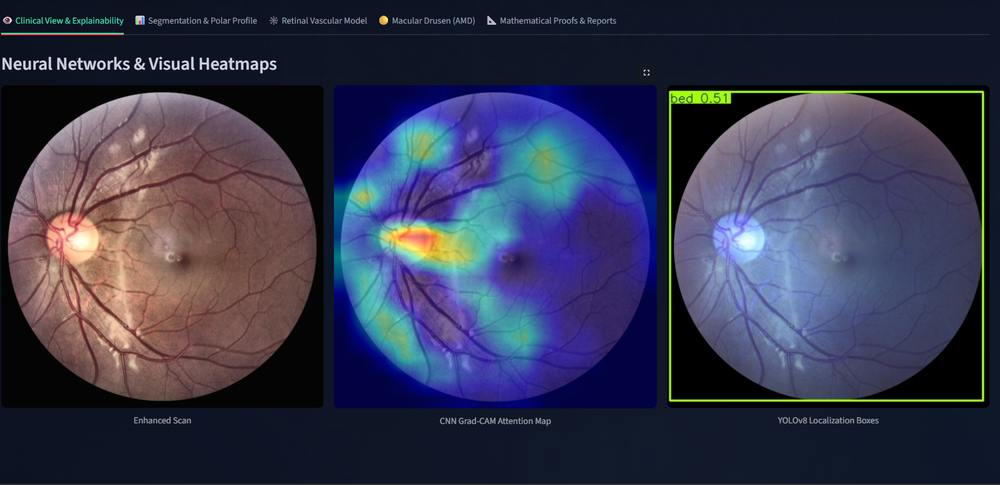
#> input picture assets/diagnostic-workstation.png, 1000 x 485 px, shrunk from 1737 x 842 before the run
$ python -i clahe.py   (imports and definitions only)
#> lines starting #> are read from the running program, lines starting #| are printed output that depends on the picture
import cv2
import numpy as np

def apply_clahe(image: np.ndarray, clip_limit: float = 2.0, tile_grid_size: tuple = (8, 8)) -> np.ndarray:
    """
    Applies Contrast Limited Adaptive Histogram Equalization (CLAHE) to an image.
    Works well for retinal fundus images to enhance vessel and optic disc visibility.

    Args:
        image (np.ndarray): The input RGB image.
        clip_limit (float): Threshold for contrast limiting.
        tile_grid_size (tuple): Size of grid for histogram equalization.

    Returns:
        np.ndarray: CLAHE-enhanced RGB image.
    """
#> called with clip_limit = 2, tile_grid_size = (8, 8)
    # Convert to LAB color space
    lab = cv2.cvtColor(image, cv2.COLOR_RGB2LAB)
#> lab: shape (485, 1000, 3); mean of channels 0, 1, 2 60.9, 135.8, 114.3

    # Split the LAB channels
    l, a, b = cv2.split(lab)
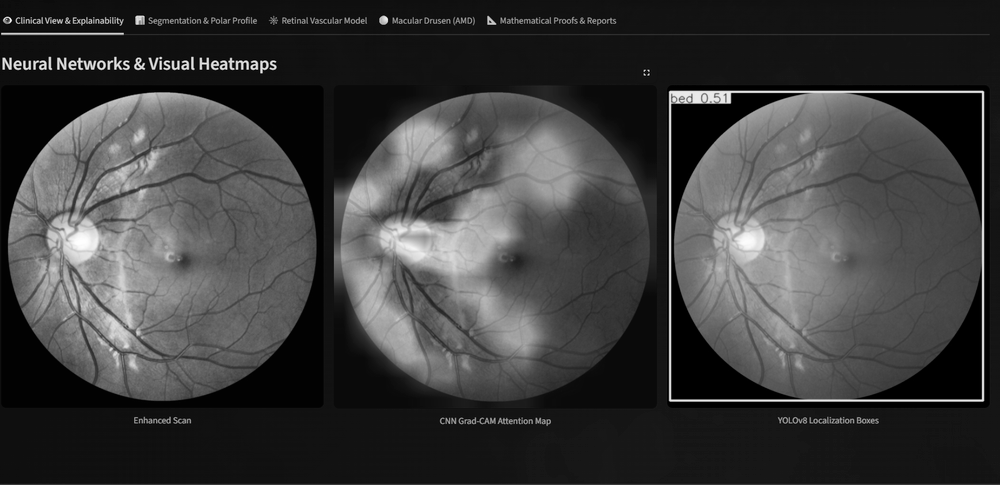
#> l: shape (485, 1000); min 0, max 254, mean 60.9
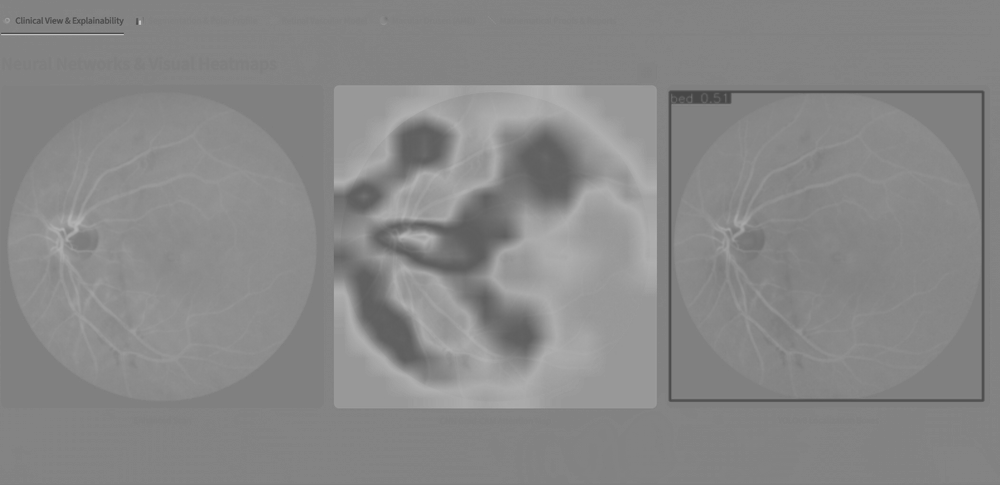
#> a: shape (485, 1000); min 69, max 201, mean 135.8
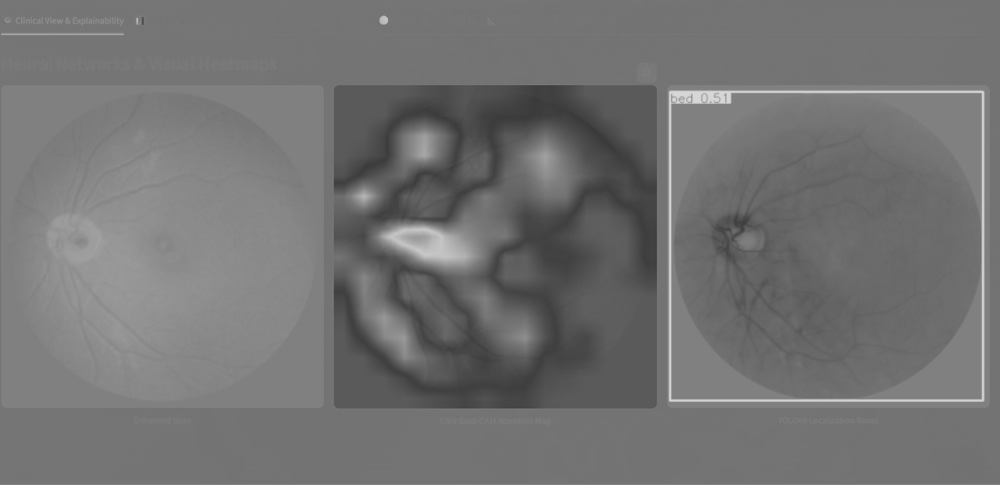
#> b: shape (485, 1000); min 57, max 215, mean 114.3

    # Apply CLAHE to L-channel
    clahe = cv2.createCLAHE(clipLimit=clip_limit, tileGridSize=tile_grid_size)
    cl = clahe.apply(l)
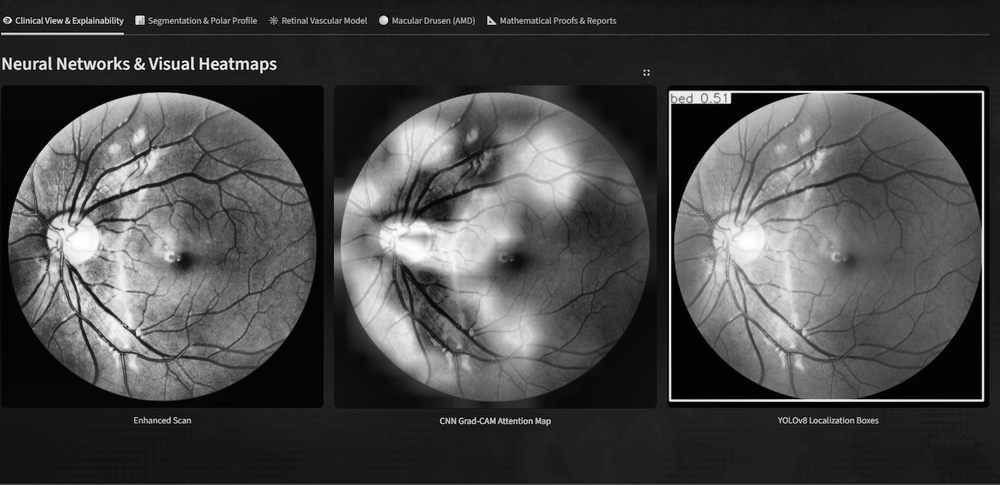
#> cl: shape (485, 1000); min 0, max 255, mean 70.5

    # Merge the CLAHE enhanced L-channel back with A and B channels
    limg = cv2.merge((cl, a, b))
#> limg: shape (485, 1000, 3); mean of channels 0, 1, 2 70.5, 135.8, 114.3

    # Convert LAB back to RGB
    enhanced_image = cv2.cvtColor(limg, cv2.COLOR_LAB2RGB)
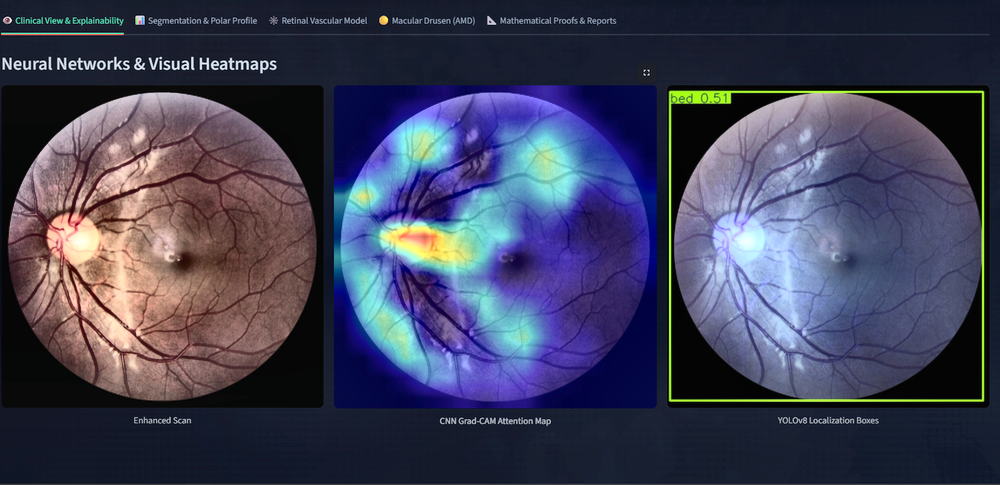
#> enhanced_image: shape (485, 1000, 3); mean R, G, B 63.7, 64.7, 88.3

    return enhanced_image

>>> import cv2
>>> picture = cv2.cvtColor(cv2.imread('../../assets/diagnostic-workstation.png'), cv2.COLOR_BGR2RGB)
>>> result = apply_clahe(picture)

$ run again, on assets/homepage.png
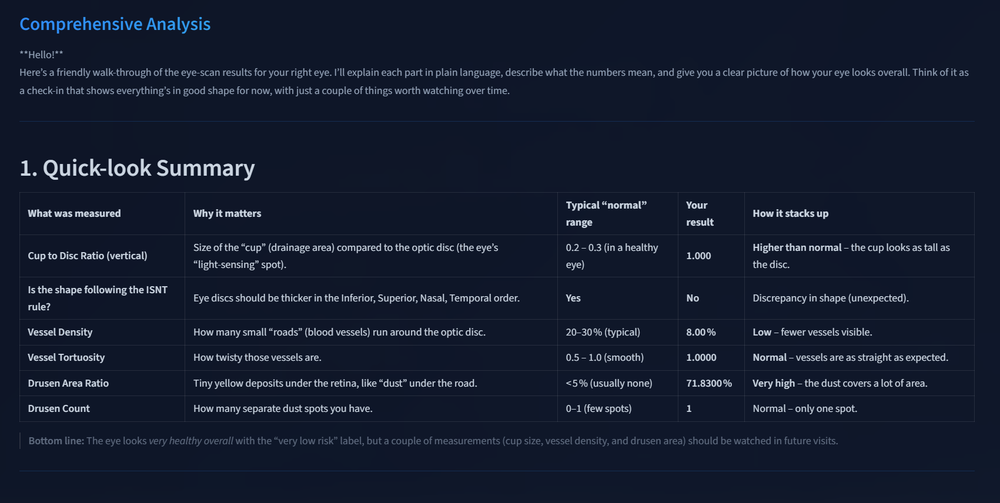
#> input picture assets/homepage.png, 1000 x 503 px, shrunk from 1701 x 856 before the run
#> lab: shape (503, 1000, 3); mean of channels 0, 1, 2 26.1, 130.9, 114.6
#> in apply_clahe, `l, a, b = cv2.split(lab)`:
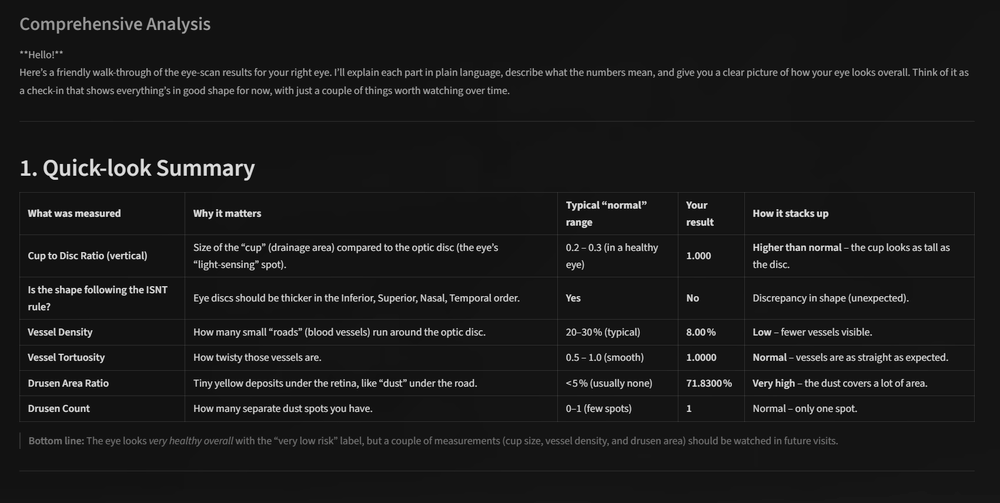
#> l: shape (503, 1000); min 0, max 248, mean 26.1
#> limg: shape (503, 1000, 3); mean of channels 0, 1, 2 36.9, 130.9, 114.6

$ run again, on assets/mathematical-proofs-tab.png
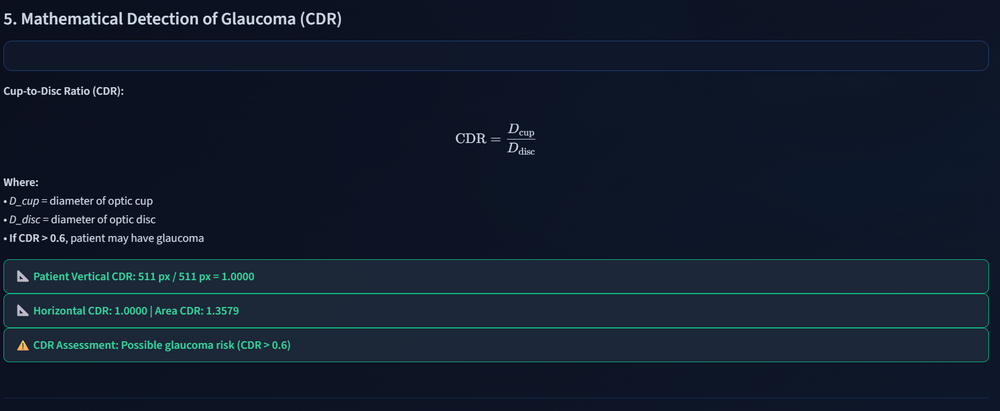
#> input picture assets/mathematical-proofs-tab.png, 1000 x 411 px, shrunk from 1722 x 707 before the run
#> lab: shape (411, 1000, 3); mean of channels 0, 1, 2 26.2, 129.8, 115.7
#> in apply_clahe, `l, a, b = cv2.split(lab)`:
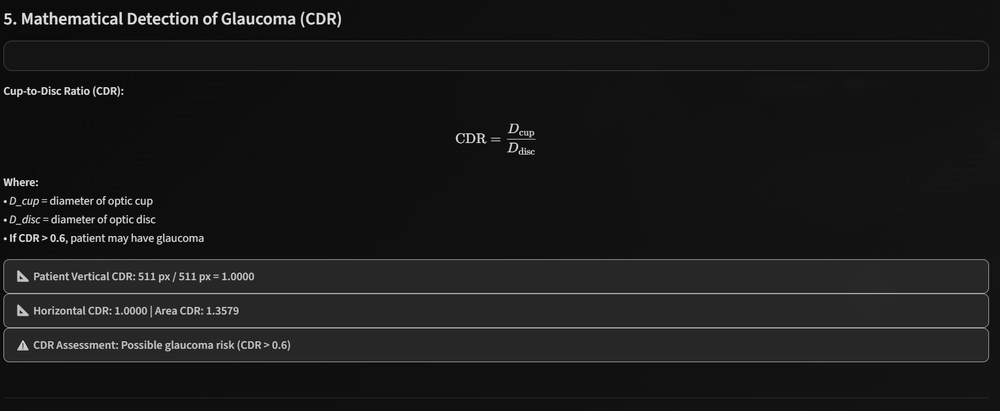
#> l: shape (411, 1000); min 0, max 252, mean 26.2
#> in apply_clahe, `l, a, b = cv2.split(lab)`:
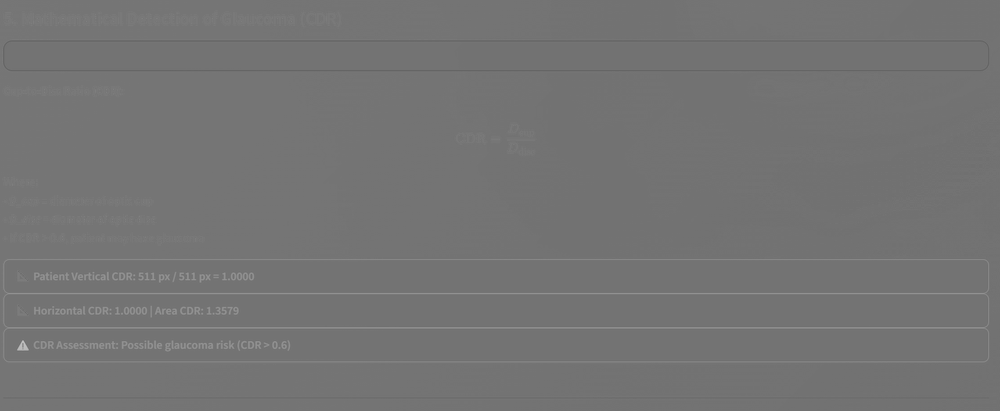
#> b: shape (411, 1000); min 100, max 193, mean 115.7
#> limg: shape (411, 1000, 3); mean of channels 0, 1, 2 34, 129.8, 115.7

$ run again, on assets/segmentation-tab.png
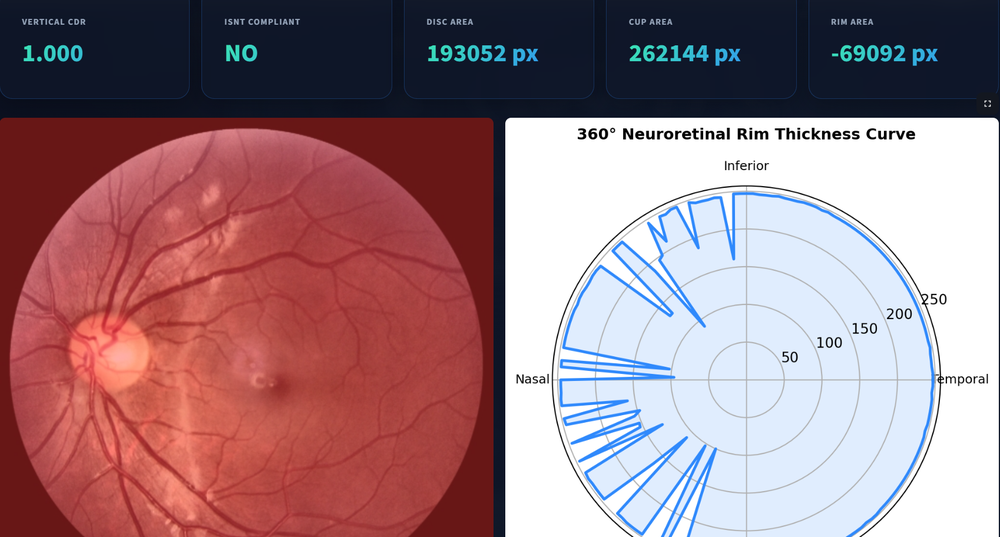
#> input picture assets/segmentation-tab.png, 1000 x 537 px, shrunk from 1698 x 912 before the run
#> lab: shape (537, 1000, 3); mean of channels 0, 1, 2 138.4, 144, 131.1
#> in apply_clahe, `l, a, b = cv2.split(lab)`:
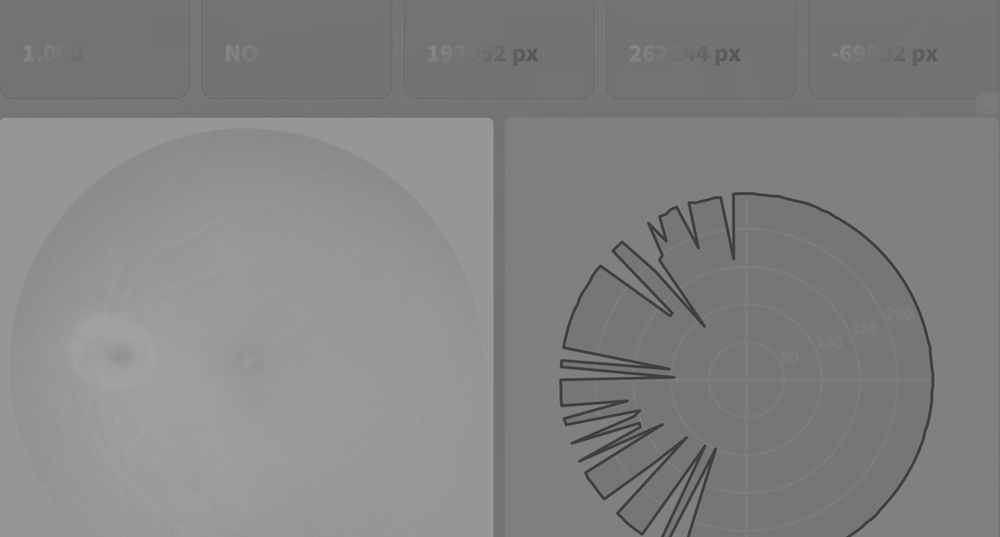
#> b: shape (537, 1000); min 57, max 165, mean 131.1
#> limg: shape (537, 1000, 3); mean of channels 0, 1, 2 139.8, 144, 131.1
#> in apply_clahe, `enhanced_image = cv2.cvtColor(limg, cv2.COLOR_LAB2RGB)`:
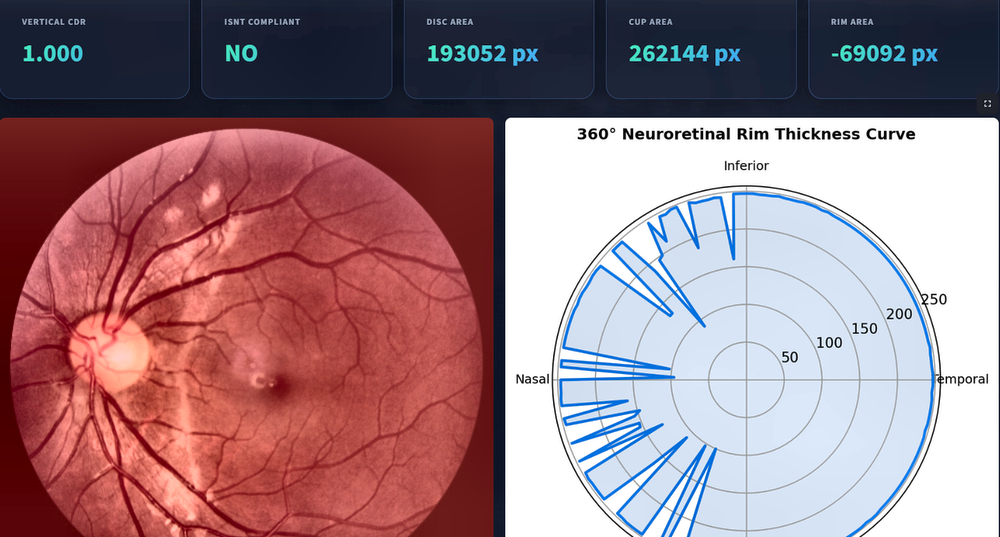
#> enhanced_image: shape (537, 1000, 3); mean R, G, B 155.9, 124, 131.8
